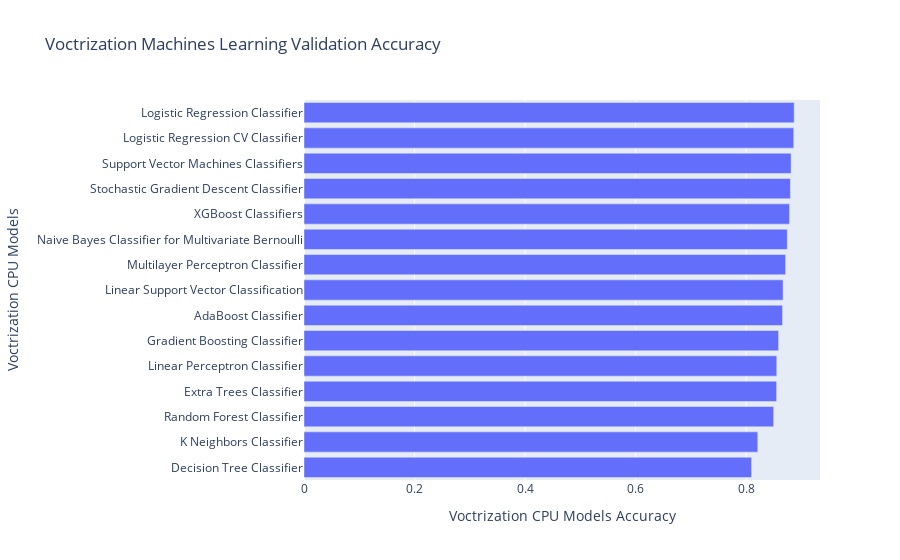

The cell this chart's notebook holds for it:
### Markdown cell above
### Accuracy Score

### Code cell
# Random Forest Classifier
Valid_accuracy_rf_m_1_cpu = accuracy_score(y_test, rf_m_1_pred_vaild_cpu)

# Gradient Boosting Classifier
Valid_accuracy_gb_m_1_cpu = accuracy_score(y_test, gb_m_1_pred_vaild_cpu)

# AdaBoost Classifier
Valid_accuracy_ad_m_1_cpu = accuracy_score(y_test, ad_m_1_pred_vaild_cpu)

# Extra Trees Classifier
Valid_accuracy_et_m_1_cpu = accuracy_score(y_test, et_m_1_pred_vaild_cpu)

# K Neighbors Classifier
Valid_accuracy_knn_m_1_cpu = accuracy_score(y_test, knn_m_1_pred_vaild_cpu)

# Naive Bayes Classifier for Multivariate Bernoulli
Valid_accuracy_bnb_m_1_cpu = accuracy_score(y_test, bnb_m_1_pred_vaild_cpu)

# Decision Tree Classifier
Valid_accuracy_dt_m_1_cpu = accuracy_score(y_test, dt_m_1_pred_vaild_cpu)

# Logistic Regression Classifier
Valid_accuracy_lg_m_1_cpu = accuracy_score(y_test, lg_m_1_pred_vaild_cpu)

# Logistic Regression CV Classifier
Valid_accuracy_lgcv_m_1_cpu = accuracy_score(y_test, lgcv_m_1_pred_vaild_cpu)

# Stochastic Gradient Descent Classifier
Valid_accuracy_sgdc_m_1_cpu = accuracy_score(y_test, sgdc_m_1_pred_vaild_cpu)

# Linear Perceptron Classifier
Valid_accuracy_lpc_m_1_cpu = accuracy_score(y_test, lpc_m_1_pred_vaild_cpu)

# XGBoost Classifiers
Valid_accuracy_xgb_m_1_cpu = accuracy_score(y_test, xgb_m_1_pred_vaild_cpu)

# Support Vector Machines Classifiers
Valid_accuracy_svm_m_1_cpu = accuracy_score(y_test, svm_m_1_pred_vaild_cpu)

# Linear Support Vector Classification
Valid_accuracy_lsvm_m_1_cpu = accuracy_score(y_test, lsvm_m_1_pred_vaild_cpu)

# Multilayer Perceptron Classifier
Valid_accuracy_mlp_m_1_cpu = accuracy_score(y_test, mlp_m_1_pred_vaild_cpu)

cpu_ml_m_1_valid_compare = pd.DataFrame({"Voctrization CPU Models": [
                                "Random Forest Classifier", 
                                "Gradient Boosting Classifier",
                                "AdaBoost Classifier",
                                "Extra Trees Classifier",
                                "K Neighbors Classifier",
                                "Naive Bayes Classifier for Multivariate Bernoulli",
                                "Decision Tree Classifier",
                                "Logistic Regression Classifier",
                                "Logistic Regression CV Classifier",
                                "Stochastic Gradient Descent Classifier",
                                "Linear Perceptron Classifier",
                                "XGBoost Classifiers",
                                "Support Vector Machines Classifiers",
                                "Linear Support Vector Classification",
                                "Multilayer Perceptron Classifier"
                                ],

                "Voctrization CPU Models Accuracy": [
                                Valid_accuracy_rf_m_1_cpu, 
                                Valid_accuracy_gb_m_1_cpu,
                                Valid_accuracy_ad_m_1_cpu,
                                Valid_accuracy_et_m_1_cpu,
                                Valid_accuracy_knn_m_1_cpu,
                                Valid_accuracy_bnb_m_1_cpu,
                                Valid_accuracy_dt_m_1_cpu,
                                Valid_accuracy_lg_m_1_cpu,
                                Valid_accuracy_lgcv_m_1_cpu,
                                Valid_accuracy_sgdc_m_1_cpu,
                                Valid_accuracy_lpc_m_1_cpu,
                                Valid_accuracy_xgb_m_1_cpu,
                                Valid_accuracy_svm_m_1_cpu,
                                Valid_accuracy_lsvm_m_1_cpu,
                                Valid_accuracy_mlp_m_1_cpu
                                ],
                        })  
                                
print(tabulate(cpu_ml_m_1_valid_compare.sort_values(by="Voctrization CPU Models Accuracy", ascending=False), headers = 'keys', tablefmt = 'psql'))
fig = px.bar(cpu_ml_m_1_valid_compare.sort_values(by="Voctrization CPU Models Accuracy", ascending=True), x = "Voctrization CPU Models Accuracy", y = "Voctrization CPU Models", title = "Voctrization Machines Learning Validation Accuracy")
fig.show()

### Figure 1 — Plotly figure (JSON) as saved in the notebook; plotly's stock layout.template omitted (floating-point values rounded to 4 significant figures)
{"data": [{"alignmentgroup": "True", "hovertemplate": "Voctrization CPU Models Accuracy=%{x}<br>Voctrization CPU Models=%{y}<extra></extra>", "legendgroup": "", "marker": {"color": "#636efa", "pattern": {"shape": ""}}, "name": "", "offsetgroup": "", "orientation": "h", "showlegend": false, "textposition": "auto", "type": "bar", "x": [0.8098, 0.821, 0.8497, 0.8551, 0.8553, 0.8586, 0.8658, 0.8668, 0.8713, 0.8744, 0.8785, 0.88, 0.8813, 0.8861, 0.8869], "xaxis": "x", "y": ["Decision Tree Classifier", "K Neighbors Classifier", "Random Forest Classifier", "Extra Trees Classifier", "Linear Perceptron Classifier", "Gradient Boosting Classifier", "AdaBoost Classifier", "Linear Support Vector Classification", "Multilayer Perceptron Classifier", "Naive Bayes Classifier for Multivariate Bernoulli", "XGBoost Classifiers", "Stochastic Gradient Descent Classifier", "Support Vector Machines Classifiers", "Logistic Regression CV Classifier", "Logistic Regression Classifier"], "yaxis": "y"}], "layout": {"barmode": "relative", "legend": {"tracegroupgap": 0}, "title": {"text": "Voctrization Machines Learning Validation Accuracy"}, "xaxis": {"anchor": "y", "domain": [0, 1], "title": {"text": "Voctrization CPU Models Accuracy"}}, "yaxis": {"anchor": "x", "domain": [0, 1], "title": {"text": "Voctrization CPU Models"}}}}
